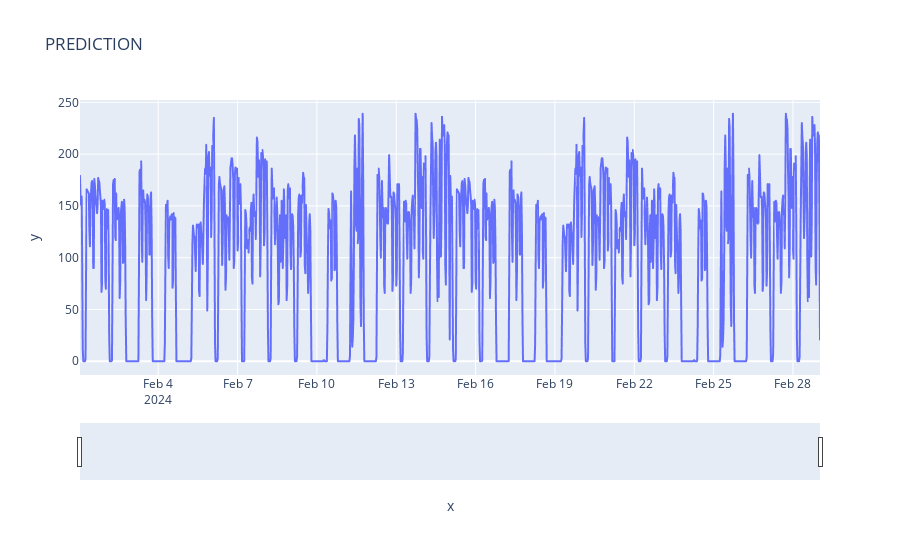

Notebook code cell kept with this figure:
### Code cell
import plotly.express as px
# time_valid = np.array(time_valid)
# x_valid = np.array(x_valid)
    # creating a dataframe
# df = pd.DataFrame({"Time": time_valid, "Value": x_valid, "Result": results})
df = pd.DataFrame({"Time": p5, "Value":t5})
    # plotting the dataframe
# fig = px.line(df, x="Time", y=["Value", "Result"], title="PREDICTION")pvalue14, time14
fig = px.line(df, x=t5, y=p5, title="PREDICTION")
fig.update_xaxes(rangeslider_visible=True)

### Figure 1 — Plotly figure (JSON) as saved in the notebook; plotly's stock layout.template omitted (floating-point values rounded to 4 significant figures; data arrays with more than 128 entries replaced by an {"elided": "..."} marker saying what was removed)
{"data": [{"hovertemplate": "x=%{x}<br>y=%{y}<extra></extra>", "legendgroup": "", "line": {"color": "#636efa", "dash": "solid"}, "marker": {"symbol": "circle"}, "mode": "lines", "name": "", "showlegend": false, "type": "scattergl", "x": {"elided": "1344 str values"}, "xaxis": "x", "y": {"elided": "1344 int values"}, "yaxis": "y"}], "layout": {"autosize": true, "legend": {"tracegroupgap": 0}, "title": {"text": "PREDICTION"}, "xaxis": {"anchor": "y", "autorange": true, "domain": [0, 1], "range": ["2024-02-01 01:02:08", "2024-02-29 00:32:08"], "rangeslider": {"autorange": true, "range": ["2024-02-01 01:02:08", "2024-02-29 00:32:08"], "visible": true, "yaxis": {"_template": null, "rangemode": "match"}}, "title": {"text": "x"}, "type": "date"}, "yaxis": {"anchor": "x", "autorange": true, "domain": [0, 1], "range": [-13.28, 252.3], "title": {"text": "y"}, "type": "linear"}}}
